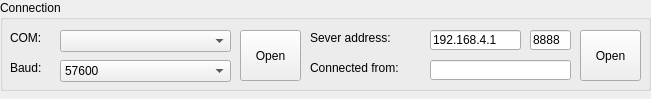
<?xml version="1.0" encoding="UTF-8"?>
<ui version="4.0">
 <class>Com</class>
 <widget class="QWidget" name="Com">
  <property name="geometry">
   <rect>
    <x>0</x>
    <y>0</y>
    <width>651</width>
    <height>99</height>
   </rect>
  </property>
  <property name="windowTitle">
   <string>Form</string>
  </property>
  <widget class="QGroupBox" name="groupBox">
   <property name="geometry">
    <rect>
     <x>0</x>
     <y>0</y>
     <width>651</width>
     <height>91</height>
    </rect>
   </property>
   <property name="title">
    <string>Connection</string>
   </property>
   <property name="flat">
    <bool>true</bool>
   </property>
   <widget class="QComboBox" name="cb_serial_port">
    <property name="geometry">
     <rect>
      <x>60</x>
      <y>30</y>
      <width>171</width>
      <height>22</height>
     </rect>
    </property>
   </widget>
   <widget class="QLabel" name="label">
    <property name="geometry">
     <rect>
      <x>10</x>
      <y>30</y>
      <width>41</width>
      <height>16</height>
     </rect>
    </property>
    <property name="text">
     <string>COM:</string>
    </property>
   </widget>
   <widget class="QLabel" name="label_3">
    <property name="geometry">
     <rect>
      <x>10</x>
      <y>60</y>
      <width>41</width>
      <height>16</height>
     </rect>
    </property>
    <property name="text">
     <string>Baud:</string>
    </property>
   </widget>
   <widget class="QComboBox" name="cb_baud">
    <property name="geometry">
     <rect>
      <x>60</x>
      <y>60</y>
      <width>171</width>
      <height>22</height>
     </rect>
    </property>
    <item>
     <property name="text">
      <string>57600</string>
     </property>
    </item>
    <item>
     <property name="text">
      <string>115200</string>
     </property>
    </item>
    <item>
     <property name="text">
      <string>9600</string>
     </property>
    </item>
   </widget>
   <widget class="QPushButton" name="btn_open_com">
    <property name="geometry">
     <rect>
      <x>240</x>
      <y>30</y>
      <width>61</width>
      <height>51</height>
     </rect>
    </property>
    <property name="text">
     <string>Open</string>
    </property>
   </widget>
   <widget class="QPushButton" name="btn_open_socket">
    <property name="geometry">
     <rect>
      <x>580</x>
      <y>30</y>
      <width>61</width>
      <height>51</height>
     </rect>
    </property>
    <property name="text">
     <string>Open</string>
    </property>
   </widget>
   <widget class="QLineEdit" name="tb_server_ip">
    <property name="geometry">
     <rect>
      <x>430</x>
      <y>30</y>
      <width>91</width>
      <height>20</height>
     </rect>
    </property>
    <property name="text">
     <string>192.168.4.1</string>
    </property>
   </widget>
   <widget class="QLabel" name="label_4">
    <property name="geometry">
     <rect>
      <x>310</x>
      <y>30</y>
      <width>111</width>
      <height>16</height>
     </rect>
    </property>
    <property name="text">
     <string>Sever address:</string>
    </property>
   </widget>
   <widget class="QLineEdit" name="tb_server_port">
    <property name="geometry">
     <rect>
      <x>530</x>
      <y>30</y>
      <width>41</width>
      <height>20</height>
     </rect>
    </property>
    <property name="text">
     <string>8888</string>
    </property>
   </widget>
   <widget class="QLabel" name="label_5">
    <property name="geometry">
     <rect>
      <x>310</x>
      <y>60</y>
      <width>121</width>
      <height>16</height>
     </rect>
    </property>
    <property name="text">
     <string>Connected from:</string>
    </property>
   </widget>
   <widget class="QLineEdit" name="tb_connected_ip">
    <property name="geometry">
     <rect>
      <x>430</x>
      <y>60</y>
      <width>141</width>
      <height>20</height>
     </rect>
    </property>
   </widget>
  </widget>
 </widget>
 <resources/>
 <connections/>
</ui>
